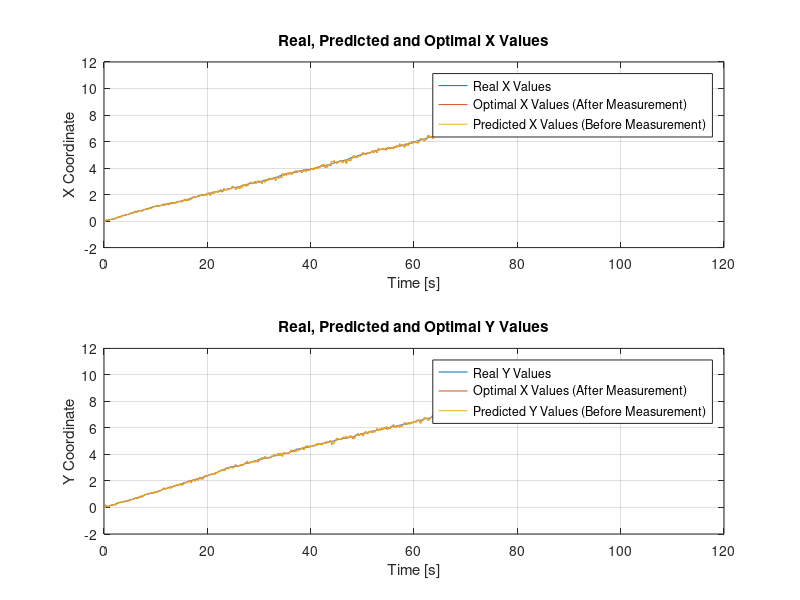
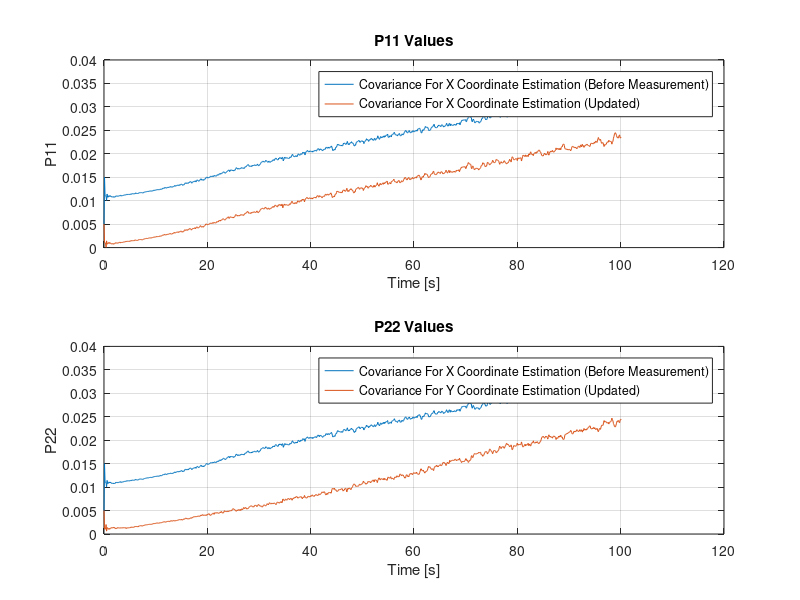

MATLAB code for these plots, in order:
clc; clear; close all;

T = 0.1;  %Sampling Time

t = 0;  %Current Time
simTime = 100;

q_real = [1e-3;1e-3];
u = [0.1;0.1];  %Velocity Commands

A = eye(2);
q_old = q_real;
P_old = [0.005 0; 0 0.005];
real_covariance = [0.0001 0; 0 0.0001];
Q = [0.01 0; 0 0.01];
R = [0.0025 0; 0 0.0012];
%Data Recording Initialization
posRecord = [1e-3;1e-3];
estimateRecordBefore = [1e-3;1e-3];
estimateRecordAfter = [1e-3;1e-3];
times = [0];
P11_vals_before = [0.005];
P22_vals_before = [0.005];
P11_vals_after = [0.005];
P22_vals_after = [0.005];
    
while t < simTime
    %Take Measurement
    d = sqrt(q_real(1)^2 + q_real(2)^2);
    alpha = atan2(q_real(2), q_real(1));
    measurement_noise = transpose(mvnrnd(zeros(2,1), R));
    measurement = [d; alpha] + measurement_noise;

    %Extended Kalman Filter
    q_before = q_old + T * u;
    x = q_before(1);
    y = q_before(2);
    dist = x^2 + y^2;
    if dist < 1e-4
        dist = 1e-4;
    end
    H = [sqrt(dist)^-1*x sqrt(dist)^-1*y; -y/(dist) x/(dist)];  %Jacobian
    P_before = A*P_old*transpose(A) + Q;
    kalman_Gain = P_before*transpose(H) * inv(H* P_before*transpose(H)+R);
    innovation = measurement- [sqrt(x^2+y^2); atan2(y,x)];
    %Angle Wrapping
    innovation(2) = mod(innovation(2) + pi, 2*pi) - pi;

    q_after = q_before + kalman_Gain * (innovation);
    P_after = (eye(size(kalman_Gain*H)) - kalman_Gain * H)*P_before;


    %Update Real Location
    noise_real = transpose(mvnrnd(zeros(2,1), real_covariance));
    q_real = q_real + [u(1) * T; u(2) * T] + noise_real;
    %Update Time And Other Variables
    t = t + T;
    q_old = q_after;
    P_old = P_after;


    %Record Values
    posRecord = [posRecord q_real];
    estimateRecordBefore = [estimateRecordBefore q_before];
    estimateRecordAfter = [estimateRecordAfter q_after];
    times = [times t];
    P11_vals_before = [P11_vals_before P_before(1,1)];
    P22_vals_before = [P22_vals_before P_before(2,2)];
    P11_vals_after = [P11_vals_after P_after(1,1)];
    P22_vals_after = [P22_vals_after P_after(2,2)];
end
    
%% Plotting
figure;
subplot(2,1,1);
plot(times, posRecord(1,:),"DisplayName","Real X Values");
title("Real, Predicted and Optimal X Values");
hold on;
plot(times, estimateRecordAfter(1,:),"DisplayName","Optimal X Values (After Measurement)");
plot(times, estimateRecordBefore(1,:), "DisplayName","Predicted X Values (Before Measurement)");
grid on;
legend show;
xlabel("Time [s]");
ylabel("X Coordinate");

subplot(2,1,2);
plot(times, posRecord(2,:),"DisplayName","Real Y Values");
title("Real, Predicted and Optimal Y Values");
hold on;
xlabel("Time [s]");
ylabel("Y Coordinate");
plot(times, estimateRecordAfter(2,:),"DisplayName","Optimal X Values (After Measurement)");
plot(times, estimateRecordBefore(2,:), "DisplayName","Predicted Y Values (Before Measurement)");
grid on;
legend show;

figure;
subplot(2,1,1);
plot(times,P11_vals_before,"DisplayName", "Covariance For X Coordinate Estimation (Before Measurement)");
hold on;
plot(times, P11_vals_after,"DisplayName","Covariance For X Coordinate Estimation (Updated)");
grid on;
title("P11 Values")
legend show;
xlabel("Time [s]");
ylabel("P11");

subplot(2,1,2);
plot(times,P11_vals_before,"DisplayName", "Covariance For X Coordinate Estimation (Before Measurement)");
hold on;
plot(times,P22_vals_after,"DisplayName","Covariance For Y Coordinate Estimation (Updated)");
grid on;
title("P22 Values");
legend show;
xlabel("Time [s]");
ylabel("P22");